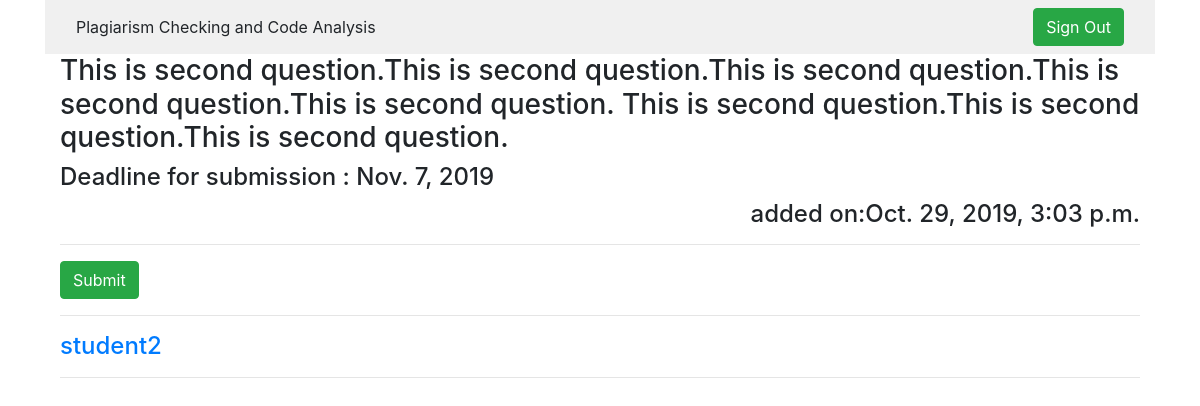
Screenshot of /question/2/view-question (signed in) with the database file from the repository.
### question/models.py (models this page shows, shortened)
class Question(models.Model):
	content = models.TextField()
	createdby = models.ForeignKey(RegUser, null=True, on_delete=models.SET_NULL)
	deadline = models.DateField(null=True, blank=True)
	timestamp = models.DateTimeField(auto_now=False, auto_now_add=True, null=True, blank=True)
	solution = models.FileField(upload_to="question/files/")

class StudentSubmission(models.Model):
	question = models.ForeignKey(Question, null=True, on_delete=models.SET_NULL)
	student = models.ForeignKey(RegUser, null=True, blank=True, on_delete=models.SET_NULL)
	submission = models.FileField(upload_to="studentsubmission/files/")
	fingerprints = models.TextField(null=True)
	kgrams = models.TextField(null=True)
	timestamp = models.DateTimeField(auto_now=False, auto_now_add=True, null=True, blank=True)
	def file_link(self):
		if self.submission:
			return self.submission.url
		else:
			return "No attachment"

### userauth/models.py (models this page shows, shortened)
class RegUser(models.Model):
	user = models.ForeignKey(User, null=True, blank=True, on_delete=models.CASCADE)
	instructor = models.BooleanField(default=False)

### question/views.py (the view)
# urls.py: path('<int:question_id>/view-question', view_question, name="view-question"),
def view_question(request, question_id):
	if request.user.is_authenticated:
		context = {}
		question = Question.objects.get(id=question_id)
		user = RegUser.objects.get(user=request.user)
		instructor = user.instructor
		context['instructor'] = instructor
		context['question'] = question
		if instructor:
			submissions = StudentSubmission.objects.filter(question=question)
			context['submissions'] = submissions
		else:
			my_submission = StudentSubmission.objects.filter(question=question, student=user)
			context['my_submission'] = my_submission
		return render(request, "question/viewquestion.html",context)
	else:
		raise Http404

### static/templates/question/viewquestion.html (shortened to what this page needs)
{% extends "navbar.html" %}
{% block content %}
{% if question %}
	<div class="col-sm-12 col-sm-offset-3">
		<h3>{{ question.content }}</h3>
		<h4>Deadline for submission : {{ question.deadline }}</h4>
		<h4><p align="right">added on:{{ question.timestamp }}</p></h4>
		<hr>
		{% if not instructor %}
			<a class="btn btn-md btn-success pull-right" href='{% url "add-submission" question.id %}' role="button">Submit</a>
				<hr>
			{% for submission in my_submission %}
				<h4><a href="{{ submission.file_link }}">{{ submission.student.user }}</a></h4>
			{% endfor %}
			<hr/>
		{% endif %}
{% endif %}
{% endblock %}

### static/static-files/static-files/static-files/static-files/static-files/templates/base.html (style rules this page uses)
body { background: #FFFFFF ; }

### rows the page displays
Question: content "This is second question.This is second question.This is second question.This is second question.This is second question. This is second question.This is second question.This is second question.", deadline "Nov. 7, 2019", timestamp "Oct. 29, 2019, 3:03 p.m."
StudentSubmission: student.user "student2"
